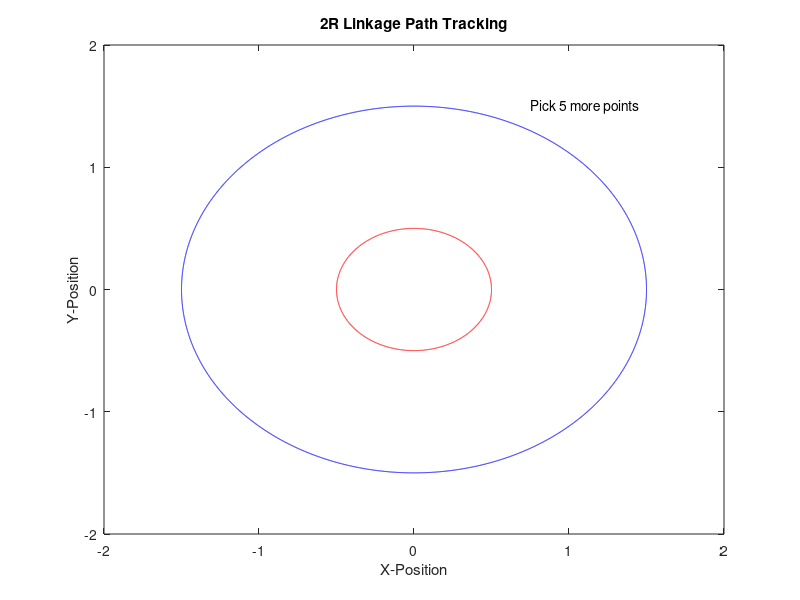

This figure's MATLAB source: (Note: this script raises an error after producing the figure.)
%% Good Matlab Practices
clc; clear; close all;

%% Given Values
L1=1;
L2=0.5;

%% Creating Plot
%Inner Circle Bound
r1=L1-L2;
x0=0;
y0=0;
th=0:0.001:2*pi;
xvalue1=r1*cos(th)+x0;
yvalue1=r1*sin(th)+y0;
plot(xvalue1,yvalue1,'r');
xlim([-2 2])
ylim([-2 2])
hold on
 
%Outer Circle Bound
r2=L1+L2;
xvalue2=r2*cos(th)+x0;
yvalue2=r2*sin(th)+y0;
plot(xvalue2,yvalue2,'b');
xlabel('X-Position')
ylabel('Y-Position')
title('2R Linkage Path Tracking')
 
%% User Inputs
n = input("How many points you want to select?\n")

if n <2 || ~(floor(n)==n) || n == inf || n == -inf
    error('please enter valid integer!')
    return;
end

for i=1:n    
    clicksLeft=n+1-i;
    s=sprintf('Pick %i more points',clicksLeft);
    changingText=text(0.75,1.5,s);
    [x(i),y(i)]=ginput(1);
    plot(x,y,'--*k');
    delete(changingText)
end

%Results in vectors of chosen points: x vector and y vector positions



%% Inverse Kinematics
% This section of code removes the linear splines between points
pause
hold off
plot(x,y,'*k')
hold on
plot(xvalue1,yvalue1,'r');
plot(xvalue2,yvalue2,'b');
xlim([-2 2])
ylim([-2 2])
xlabel('X-Position')
ylabel('Y-Position')
title('2R Linkage Path Tracking')

% Now plot path and create linkages that follow the path, except when path
% doesn't stay within the bounds, then follow the edge of the bounds

L_1 = L1;
L_2 = L2;

X = x;
Y = y;

frame_rate = 30;
dframe = 0.8;

theta1 = zeros(1,n);
theta2 = zeros(1,n);

for i = 1:n
    theta1(i) = atan2(Y(i),X(i))-acos((X(i)^2+Y(i)^2+L_1^2-L_2^2)/(2*L_1*sqrt(X(i)^2+Y(i)^2)));
    theta2(i) = acos((L_1^2+L_2^2-X(i)^2-Y(i)^2)/(-2*L_1*L_2));
end
%% Movement Generation
theta1_tr = theta1;
theta2_tr = theta2;


t = zeros(4,n);

for k = 2: n
    t(1,k) = abs(theta1(k)-theta1(k-1));
    t(2,k) = abs(theta2(k)-theta2(k-1));
    t(3,k) = max(t(:,k));
    t(4,k) = t(3,k)+t(4,k-1);
end
total_time = sum(t(3,:))*dframe;

total_frame = round(total_time*frame_rate+0.5);

theta1_t = zeros(2,n);
theta1_t(1,:) = theta1;

theta2_t = zeros(2,n);
theta2_t(1,:) = theta2;

for j = 1:n
    theta1_t(2,j) = round(dframe*t(4,j)/total_time*total_frame);
    theta2_t(2,j) = round(dframe*t(4,j)/total_time*total_frame);
end

if n >=4
    theta1_m= interp1(theta1_t(2,:),theta1_t(1,:),1:total_frame,'spline');
    theta2_m= interp1(theta2_t(2,:),theta2_t(1,:),1:total_frame,'spline');
else
    theta1_m= interp1(theta1_t(2,:),theta1_t(1,:),1:total_frame,'linear');
    theta2_m= interp1(theta2_t(2,:),theta2_t(1,:),1:total_frame,'linear');
end


nnn=0;
for i = 1:length(theta1_m)
if isreal(theta1_m(i))
nnn = nnn+1;
end
end

joint1 = zeros(2,total_frame);
joint2 = zeros(2,total_frame);

for i = 1: total_frame
    joint1(1,i) = L_1*cos(theta1_m(i));
    joint1(2,i) = L_1*sin(theta1_m(i));
    joint2(1,i) = L_1*cos(theta1_m(i))+L_2*cos(theta1_m(i)+theta2_m(i));
    joint2(2,i) = L_1*sin(theta1_m(i))+L_2*sin(theta1_m(i)+theta2_m(i));
end
%% Ploting
hold off;
for t = 1: total_frame
    plot(x,y,'*k')
    hold on
    plot(xvalue1,yvalue1,'r');
    plot(xvalue2,yvalue2,'b');
    xlim([-2 2])
    ylim([-2 2])
    xlabel('X-Position')
    ylabel('Y-Position')
    title('2R Linkage Path Tracking')
    plot(joint2(1,:),joint2(2,:));
    a = [x0 joint1(1,t) joint2(1,t)];
    b = [y0 joint1(2,t) joint2(2,t)];
    scatter(a,b)
    line(a,b)
    
    F = getframe;
    hold off;
end

movie(F,1,frame_rate)